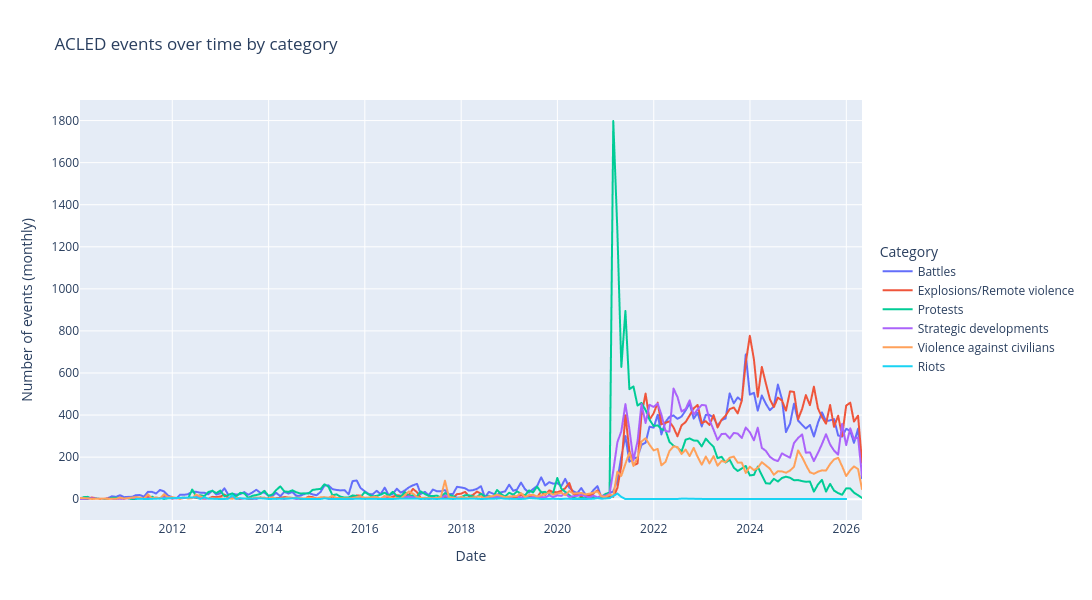
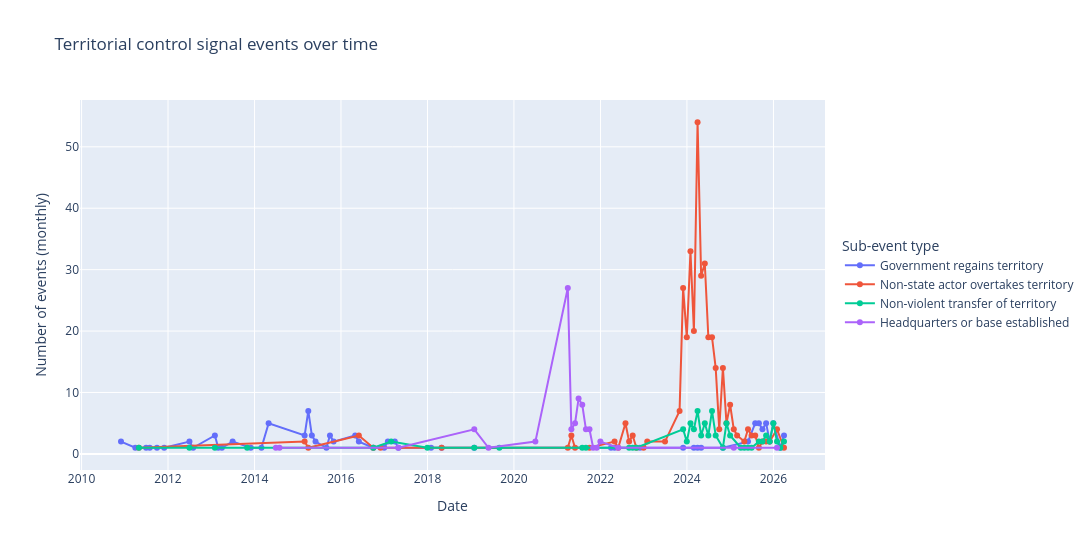

The notebook cell these images were saved under, in order:
### Markdown cell above
### Can we make a analysis of the distribution of actor, for a few events sub_types? Non-state actor overtakes territory?

### Code cell
import plotly.express as px
import plotly.graph_objects as go
import pandas as pd

df['event_date'] = pd.to_datetime(df['event_date'])

# ---------- Plot 1: one line per event_category over time ----------
monthly = (
    df.groupby([pd.Grouper(key='event_date', freq='ME'), 'event_category'])
      .size()
      .reset_index(name='count')
)

fig1 = px.line(
    monthly,
    x='event_date',
    y='count',
    color='event_category',
    title='ACLED events over time by category',
    labels={'event_date': 'Date', 'count': 'Number of events (monthly)', 'event_category': 'Category'}
)
fig1.update_layout(
    hovermode='x unified',
    width=1200,
    height=600,
    legend=dict(orientation='v', yanchor='middle', y=0.5, xanchor='left', x=1.02)
)
fig1.show()


# ---------- Plot 2: territorial control signal events only ----------
monthly_control = (
    df[df['is_control_signal']]
      .groupby([pd.Grouper(key='event_date', freq='ME'), 'sub_event_type'])
      .size()
      .reset_index(name='count')
)

fig2 = px.line(
    monthly_control,
    x='event_date',
    y='count',
    color='sub_event_type',
    title='Territorial control signal events over time',
    labels={'event_date': 'Date', 'count': 'Number of events (monthly)', 'sub_event_type': 'Sub-event type'},
    markers=True
)
fig2.update_layout(
    hovermode='x unified',
    width=1200,
    height=550,
    legend=dict(orientation='v', yanchor='middle', y=0.5, xanchor='left', x=1.02)
)
fig2.show()

### Figure 1 — Plotly figure (JSON) as saved in the notebook; plotly's stock layout.template omitted (floating-point values rounded to 4 significant figures; data arrays with more than 128 entries replaced by an {"elided": "..."} marker saying what was removed)
{"data": [{"hovertemplate": "Category=Battles<br>Date=%{x}<br>Number of events (monthly)=%{y}<extra></extra>", "legendgroup": "Battles", "line": {"color": "#636efa", "dash": "solid"}, "marker": {"symbol": "circle"}, "mode": "lines", "name": "Battles", "showlegend": true, "type": "scattergl", "x": {"elided": "196 str values"}, "xaxis": "x", "y": {"elided": "196 int values"}, "yaxis": "y"}, {"hovertemplate": "Category=Explosions/Remote violence<br>Date=%{x}<br>Number of events (monthly)=%{y}<extra></extra>", "legendgroup": "Explosions/Remote violence", "line": {"color": "#EF553B", "dash": "solid"}, "marker": {"symbol": "circle"}, "mode": "lines", "name": "Explosions/Remote violence", "showlegend": true, "type": "scattergl", "x": {"elided": "193 str values"}, "xaxis": "x", "y": {"elided": "193 int values"}, "yaxis": "y"}, {"hovertemplate": "Category=Protests<br>Date=%{x}<br>Number of events (monthly)=%{y}<extra></extra>", "legendgroup": "Protests", "line": {"color": "#00cc96", "dash": "solid"}, "marker": {"symbol": "circle"}, "mode": "lines", "name": "Protests", "showlegend": true, "type": "scattergl", "x": {"elided": "192 str values"}, "xaxis": "x", "y": {"elided": "192 int values"}, "yaxis": "y"}, {"hovertemplate": "Category=Strategic developments<br>Date=%{x}<br>Number of events (monthly)=%{y}<extra></extra>", "legendgroup": "Strategic developments", "line": {"color": "#ab63fa", "dash": "solid"}, "marker": {"symbol": "circle"}, "mode": "lines", "name": "Strategic developments", "showlegend": true, "type": "scattergl", "x": {"elided": "177 str values"}, "xaxis": "x", "y": {"elided": "177 int values"}, "yaxis": "y"}, {"hovertemplate": "Category=Violence against civilians<br>Date=%{x}<br>Number of events (monthly)=%{y}<extra></extra>", "legendgroup": "Violence against civilians", "line": {"color": "#FFA15A", "dash": "solid"}, "marker": {"symbol": "circle"}, "mode": "lines", "name": "Violence against civilians", "showlegend": true, "type": "scattergl", "x": {"elided": "193 str values"}, "xaxis": "x", "y": {"elided": "193 int values"}, "yaxis": "y"}, {"hovertemplate": "Category=Riots<br>Date=%{x}<br>Number of events (monthly)=%{y}<extra></extra>", "legendgroup": "Riots", "line": {"color": "#19d3f3", "dash": "solid"}, "marker": {"symbol": "circle"}, "mode": "lines", "name": "Riots", "showlegend": true, "type": "scattergl", "x": ["2011-03-31T00:00:00.000000", "2011-06-30T00:00:00.000000", "2012-06-30T00:00:00.000000", "2012-07-31T00:00:00.000000", "2012-08-31T00:00:00.000000", "2012-09-30T00:00:00.000000", "2012-10-31T00:00:00.000000", "2012-12-31T00:00:00.000000", "2013-01-31T00:00:00.000000", "2013-02-28T00:00:00.000000", "2013-03-31T00:00:00.000000", "2013-04-30T00:00:00.000000", "2013-05-31T00:00:00.000000", "2013-06-30T00:00:00.000000", "2013-07-31T00:00:00.000000", "2013-08-31T00:00:00.000000", "2013-09-30T00:00:00.000000", "2013-10-31T00:00:00.000000", "2013-11-30T00:00:00.000000", "2013-12-31T00:00:00.000000", "2014-03-31T00:00:00.000000", "2014-04-30T00:00:00.000000", "2014-05-31T00:00:00.000000", "2014-07-31T00:00:00.000000", "2014-08-31T00:00:00.000000", "2014-09-30T00:00:00.000000", "2014-12-31T00:00:00.000000", "2015-01-31T00:00:00.000000", "2015-02-28T00:00:00.000000", "2015-04-30T00:00:00.000000", "2015-05-31T00:00:00.000000", "2015-07-31T00:00:00.000000", "2015-10-31T00:00:00.000000", "2016-05-31T00:00:00.000000", "2016-06-30T00:00:00.000000", "2016-07-31T00:00:00.000000", "2016-09-30T00:00:00.000000", "2017-01-31T00:00:00.000000", "2017-02-28T00:00:00.000000", "2017-03-31T00:00:00.000000", "2017-04-30T00:00:00.000000", "2017-05-31T00:00:00.000000", "2017-06-30T00:00:00.000000", "2017-07-31T00:00:00.000000", "2017-08-31T00:00:00.000000", "2017-09-30T00:00:00.000000", "2017-10-31T00:00:00.000000", "2017-11-30T00:00:00.000000", "2018-01-31T00:00:00.000000", "2018-03-31T00:00:00.000000", "2018-05-31T00:00:00.000000", "2018-07-31T00:00:00.000000", "2018-08-31T00:00:00.000000", "2018-10-31T00:00:00.000000", "2018-11-30T00:00:00.000000", "2018-12-31T00:00:00.000000", "2019-03-31T00:00:00.000000", "2019-04-30T00:00:00.000000", "2019-05-31T00:00:00.000000", "2019-07-31T00:00:00.000000", "2019-08-31T00:00:00.000000", "2019-11-30T00:00:00.000000", "2020-01-31T00:00:00.000000", "2020-02-29T00:00:00.000000", "2020-03-31T00:00:00.000000", "2020-04-30T00:00:00.000000", "2020-06-30T00:00:00.000000", "2020-07-31T00:00:00.000000", "2020-09-30T00:00:00.000000", "2020-10-31T00:00:00.000000", "2020-11-30T00:00:00.000000", "2021-01-31T00:00:00.000000", "2021-02-28T00:00:00.000000", "2021-03-31T00:00:00.000000", "2021-04-30T00:00:00.000000", "2021-05-31T00:00:00.000000", "2021-06-30T00:00:00.000000", "2022-06-30T00:00:00.000000", "2022-07-31T00:00:00.000000", "2023-01-31T00:00:00.000000", "2023-03-31T00:00:00.000000", "2023-12-31T00:00:00.000000", "2025-04-30T00:00:00.000000", "2025-11-30T00:00:00.000000", "2025-12-31T00:00:00.000000"], "xaxis": "x", "y": [2, 1, 9, 1, 10, 2, 2, 1, 1, 2, 18, 1, 5, 3, 2, 3, 4, 4, 3, 1, 2, 3, 3, 5, 2, 1, 1, 1, 4, 1, 1, 1, 2, 1, 1, 1, 3, 3, 1, 2, 2, 2, 1, 2, 2, 2, 1, 2, 2, 3, 1, 2, 2, 4, 2, 2, 1, 2, 5, 3, 1, 2, 1, 2, 2, 1, 1, 1, 2, 5, 2, 5, 15, 27, 11, 1, 1, 1, 3, 1, 1, 1, 1, 1, 1], "yaxis": "y"}], "layout": {"height": 600, "hovermode": "x unified", "legend": {"orientation": "v", "title": {"text": "Category"}, "tracegroupgap": 0, "x": 1.02, "xanchor": "left", "y": 0.5, "yanchor": "middle"}, "title": {"text": "ACLED events over time by category"}, "width": 1200, "xaxis": {"anchor": "y", "domain": [0, 1], "title": {"text": "Date"}}, "yaxis": {"anchor": "x", "domain": [0, 1], "title": {"text": "Number of events (monthly)"}}}}

### Figure 2 — Plotly figure (JSON) as saved in the notebook; plotly's stock layout.template omitted (floating-point values rounded to 4 significant figures)
{"data": [{"hovertemplate": "Sub-event type=Government regains territory<br>Date=%{x}<br>Number of events (monthly)=%{y}<extra></extra>", "legendgroup": "Government regains territory", "line": {"color": "#636efa", "dash": "solid"}, "marker": {"symbol": "circle"}, "mode": "lines+markers", "name": "Government regains territory", "orientation": "v", "showlegend": true, "type": "scatter", "x": ["2010-11-30T00:00:00.000000", "2011-03-31T00:00:00.000000", "2011-06-30T00:00:00.000000", "2011-07-31T00:00:00.000000", "2011-09-30T00:00:00.000000", "2011-11-30T00:00:00.000000", "2012-06-30T00:00:00.000000", "2012-07-31T00:00:00.000000", "2013-01-31T00:00:00.000000", "2013-02-28T00:00:00.000000", "2013-03-31T00:00:00.000000", "2013-06-30T00:00:00.000000", "2013-11-30T00:00:00.000000", "2014-02-28T00:00:00.000000", "2014-04-30T00:00:00.000000", "2015-02-28T00:00:00.000000", "2015-03-31T00:00:00.000000", "2015-04-30T00:00:00.000000", "2015-05-31T00:00:00.000000", "2015-08-31T00:00:00.000000", "2015-09-30T00:00:00.000000", "2015-10-31T00:00:00.000000", "2016-04-30T00:00:00.000000", "2016-05-31T00:00:00.000000", "2016-09-30T00:00:00.000000", "2016-12-31T00:00:00.000000", "2017-01-31T00:00:00.000000", "2017-03-31T00:00:00.000000", "2017-04-30T00:00:00.000000", "2018-01-31T00:00:00.000000", "2018-04-30T00:00:00.000000", "2019-01-31T00:00:00.000000", "2022-03-31T00:00:00.000000", "2022-04-30T00:00:00.000000", "2022-11-30T00:00:00.000000", "2023-11-30T00:00:00.000000", "2024-02-29T00:00:00.000000", "2024-03-31T00:00:00.000000", "2024-04-30T00:00:00.000000", "2024-10-31T00:00:00.000000", "2025-05-31T00:00:00.000000", "2025-07-31T00:00:00.000000", "2025-08-31T00:00:00.000000", "2025-09-30T00:00:00.000000", "2025-10-31T00:00:00.000000", "2025-11-30T00:00:00.000000", "2025-12-31T00:00:00.000000", "2026-02-28T00:00:00.000000", "2026-03-31T00:00:00.000000"], "xaxis": "x", "y": [2, 1, 1, 1, 1, 1, 2, 1, 3, 1, 1, 2, 1, 1, 5, 3, 7, 3, 2, 1, 3, 2, 3, 2, 1, 1, 2, 2, 1, 1, 1, 1, 1, 1, 1, 1, 1, 1, 1, 1, 2, 5, 5, 4, 5, 2, 5, 1, 3], "yaxis": "y"}, {"hovertemplate": "Sub-event type=Non-state actor overtakes territory<br>Date=%{x}<br>Number of events (monthly)=%{y}<extra></extra>", "legendgroup": "Non-state actor overtakes territory", "line": {"color": "#EF553B", "dash": "solid"}, "marker": {"symbol": "circle"}, "mode": "lines+markers", "name": "Non-state actor overtakes territory", "orientation": "v", "showlegend": true, "type": "scatter", "x": ["2011-04-30T00:00:00.000000", "2015-02-28T00:00:00.000000", "2015-03-31T00:00:00.000000", "2016-05-31T00:00:00.000000", "2016-09-30T00:00:00.000000", "2016-11-30T00:00:00.000000", "2018-04-30T00:00:00.000000", "2021-03-31T00:00:00.000000", "2021-04-30T00:00:00.000000", "2021-05-31T00:00:00.000000", "2021-09-30T00:00:00.000000", "2022-04-30T00:00:00.000000", "2022-05-31T00:00:00.000000", "2022-07-31T00:00:00.000000", "2022-08-31T00:00:00.000000", "2022-09-30T00:00:00.000000", "2022-10-31T00:00:00.000000", "2022-12-31T00:00:00.000000", "2023-01-31T00:00:00.000000", "2023-06-30T00:00:00.000000", "2023-10-31T00:00:00.000000", "2023-11-30T00:00:00.000000", "2023-12-31T00:00:00.000000", "2024-01-31T00:00:00.000000", "2024-02-29T00:00:00.000000", "2024-03-31T00:00:00.000000", "2024-04-30T00:00:00.000000", "2024-05-31T00:00:00.000000", "2024-06-30T00:00:00.000000", "2024-07-31T00:00:00.000000", "2024-08-31T00:00:00.000000", "2024-09-30T00:00:00.000000", "2024-10-31T00:00:00.000000", "2024-11-30T00:00:00.000000", "2024-12-31T00:00:00.000000", "2025-01-31T00:00:00.000000", "2025-02-28T00:00:00.000000", "2025-04-30T00:00:00.000000", "2025-05-31T00:00:00.000000", "2025-06-30T00:00:00.000000", "2025-07-31T00:00:00.000000", "2025-08-31T00:00:00.000000", "2025-09-30T00:00:00.000000", "2025-10-31T00:00:00.000000", "2025-11-30T00:00:00.000000", "2026-01-31T00:00:00.000000", "2026-03-31T00:00:00.000000"], "xaxis": "x", "y": [1, 2, 1, 3, 1, 1, 1, 1, 3, 1, 1, 2, 1, 5, 2, 3, 1, 1, 2, 2, 7, 27, 19, 33, 20, 54, 29, 31, 19, 19, 14, 4, 14, 5, 8, 4, 3, 2, 4, 3, 3, 1, 2, 2, 2, 4, 1], "yaxis": "y"}, {"hovertemplate": "Sub-event type=Non-violent transfer of territory<br>Date=%{x}<br>Number of events (monthly)=%{y}<extra></extra>", "legendgroup": "Non-violent transfer of territory", "line": {"color": "#00cc96", "dash": "solid"}, "marker": {"symbol": "circle"}, "mode": "lines+markers", "name": "Non-violent transfer of territory", "orientation": "v", "showlegend": true, "type": "scatter", "x": ["2011-04-30T00:00:00.000000", "2012-06-30T00:00:00.000000", "2013-01-31T00:00:00.000000", "2013-10-31T00:00:00.000000", "2016-09-30T00:00:00.000000", "2017-02-28T00:00:00.000000", "2017-12-31T00:00:00.000000", "2019-01-31T00:00:00.000000", "2019-08-31T00:00:00.000000", "2021-07-31T00:00:00.000000", "2021-08-31T00:00:00.000000", "2022-08-31T00:00:00.000000", "2022-09-30T00:00:00.000000", "2022-10-31T00:00:00.000000", "2023-11-30T00:00:00.000000", "2023-12-31T00:00:00.000000", "2024-01-31T00:00:00.000000", "2024-02-29T00:00:00.000000", "2024-03-31T00:00:00.000000", "2024-04-30T00:00:00.000000", "2024-05-31T00:00:00.000000", "2024-06-30T00:00:00.000000", "2024-07-31T00:00:00.000000", "2024-08-31T00:00:00.000000", "2024-10-31T00:00:00.000000", "2024-11-30T00:00:00.000000", "2024-12-31T00:00:00.000000", "2025-03-31T00:00:00.000000", "2025-04-30T00:00:00.000000", "2025-05-31T00:00:00.000000", "2025-06-30T00:00:00.000000", "2025-08-31T00:00:00.000000", "2025-09-30T00:00:00.000000", "2025-10-31T00:00:00.000000", "2025-11-30T00:00:00.000000", "2025-12-31T00:00:00.000000", "2026-01-31T00:00:00.000000", "2026-02-28T00:00:00.000000", "2026-03-31T00:00:00.000000"], "xaxis": "x", "y": [1, 1, 1, 1, 1, 2, 1, 1, 1, 1, 1, 1, 1, 1, 4, 2, 5, 4, 7, 3, 5, 3, 7, 3, 1, 5, 3, 1, 1, 1, 1, 2, 2, 3, 2, 5, 2, 1, 2], "yaxis": "y"}, {"hovertemplate": "Sub-event type=Headquarters or base established<br>Date=%{x}<br>Number of events (monthly)=%{y}<extra></extra>", "legendgroup": "Headquarters or base established", "line": {"color": "#ab63fa", "dash": "solid"}, "marker": {"symbol": "circle"}, "mode": "lines+markers", "name": "Headquarters or base established", "orientation": "v", "showlegend": true, "type": "scatter", "x": ["2014-06-30T00:00:00.000000", "2014-07-31T00:00:00.000000", "2017-04-30T00:00:00.000000", "2019-01-31T00:00:00.000000", "2019-05-31T00:00:00.000000", "2020-06-30T00:00:00.000000", "2021-03-31T00:00:00.000000", "2021-04-30T00:00:00.000000", "2021-05-31T00:00:00.000000", "2021-06-30T00:00:00.000000", "2021-07-31T00:00:00.000000", "2021-08-31T00:00:00.000000", "2021-09-30T00:00:00.000000", "2021-10-31T00:00:00.000000", "2021-11-30T00:00:00.000000", "2021-12-31T00:00:00.000000", "2022-05-31T00:00:00.000000", "2025-01-31T00:00:00.000000", "2026-01-31T00:00:00.000000"], "xaxis": "x", "y": [1, 1, 1, 4, 1, 2, 27, 4, 5, 9, 8, 4, 4, 1, 1, 2, 1, 1, 1], "yaxis": "y"}], "layout": {"height": 550, "hovermode": "x unified", "legend": {"orientation": "v", "title": {"text": "Sub-event type"}, "tracegroupgap": 0, "x": 1.02, "xanchor": "left", "y": 0.5, "yanchor": "middle"}, "title": {"text": "Territorial control signal events over time"}, "width": 1200, "xaxis": {"anchor": "y", "domain": [0, 1], "title": {"text": "Date"}}, "yaxis": {"anchor": "x", "domain": [0, 1], "title": {"text": "Number of events (monthly)"}}}}
